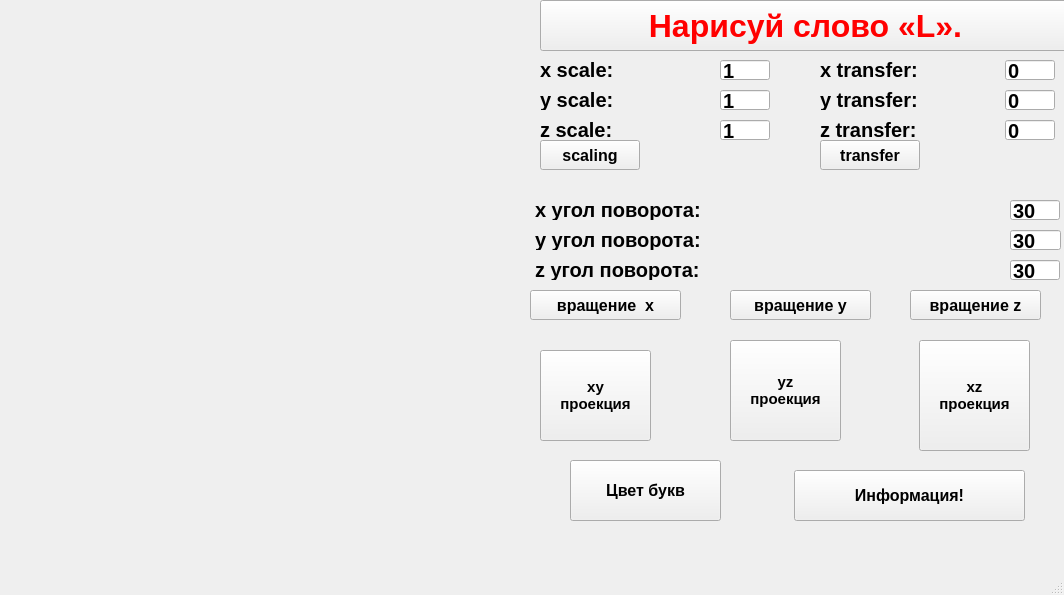
<?xml version="1.0" encoding="UTF-8"?>
<ui version="4.0">
 <class>MainWindow</class>
 <widget class="QMainWindow" name="MainWindow">
  <property name="geometry">
   <rect>
    <x>0</x>
    <y>0</y>
    <width>1064</width>
    <height>595</height>
   </rect>
  </property>
  <property name="windowTitle">
   <string>MainWindow</string>
  </property>
  <widget class="QWidget" name="centralwidget">
   <widget class="letter" name="widget" native="true">
    <property name="geometry">
     <rect>
      <x>10</x>
      <y>0</y>
      <width>511</width>
      <height>531</height>
     </rect>
    </property>
   </widget>
   <widget class="QPushButton" name="pushButton">
    <property name="geometry">
     <rect>
      <x>540</x>
      <y>350</y>
      <width>111</width>
      <height>91</height>
     </rect>
    </property>
    <property name="font">
     <font>
      <family>Arial</family>
      <pointsize>11</pointsize>
      <weight>75</weight>
      <bold>true</bold>
      <kerning>true</kerning>
     </font>
    </property>
    <property name="mouseTracking">
     <bool>false</bool>
    </property>
    <property name="tabletTracking">
     <bool>false</bool>
    </property>
    <property name="autoFillBackground">
     <bool>false</bool>
    </property>
    <property name="text">
     <string>xy
проекция</string>
    </property>
   </widget>
   <widget class="QPushButton" name="pushButton_2">
    <property name="geometry">
     <rect>
      <x>919</x>
      <y>340</y>
      <width>111</width>
      <height>111</height>
     </rect>
    </property>
    <property name="font">
     <font>
      <family>Arial</family>
      <pointsize>11</pointsize>
      <weight>75</weight>
      <bold>true</bold>
      <kerning>true</kerning>
     </font>
    </property>
    <property name="text">
     <string>xz
проекция</string>
    </property>
   </widget>
   <widget class="QPushButton" name="pushButton_3">
    <property name="geometry">
     <rect>
      <x>730</x>
      <y>340</y>
      <width>111</width>
      <height>101</height>
     </rect>
    </property>
    <property name="font">
     <font>
      <family>Arial</family>
      <pointsize>11</pointsize>
      <weight>75</weight>
      <bold>true</bold>
      <kerning>true</kerning>
     </font>
    </property>
    <property name="text">
     <string>yz
проекция</string>
    </property>
   </widget>
   <widget class="QPushButton" name="pushButton_4">
    <property name="geometry">
     <rect>
      <x>540</x>
      <y>140</y>
      <width>100</width>
      <height>30</height>
     </rect>
    </property>
    <property name="font">
     <font>
      <family>Arial</family>
      <pointsize>12</pointsize>
      <weight>75</weight>
      <bold>true</bold>
     </font>
    </property>
    <property name="text">
     <string>scaling</string>
    </property>
   </widget>
   <widget class="QPushButton" name="pushButton_5">
    <property name="geometry">
     <rect>
      <x>820</x>
      <y>140</y>
      <width>100</width>
      <height>30</height>
     </rect>
    </property>
    <property name="font">
     <font>
      <family>Arial</family>
      <pointsize>12</pointsize>
      <weight>75</weight>
      <bold>true</bold>
     </font>
    </property>
    <property name="text">
     <string>transfer</string>
    </property>
   </widget>
   <widget class="QPushButton" name="pushButton_6">
    <property name="geometry">
     <rect>
      <x>530</x>
      <y>290</y>
      <width>151</width>
      <height>30</height>
     </rect>
    </property>
    <property name="font">
     <font>
      <family>Arial</family>
      <pointsize>12</pointsize>
      <weight>75</weight>
      <bold>true</bold>
     </font>
    </property>
    <property name="text">
     <string>вращение  x</string>
    </property>
   </widget>
   <widget class="QPushButton" name="pushButton_8">
    <property name="geometry">
     <rect>
      <x>910</x>
      <y>290</y>
      <width>131</width>
      <height>30</height>
     </rect>
    </property>
    <property name="font">
     <font>
      <family>Arial</family>
      <pointsize>12</pointsize>
      <weight>75</weight>
      <bold>true</bold>
     </font>
    </property>
    <property name="text">
     <string>вращение z</string>
    </property>
   </widget>
   <widget class="QLabel" name="label">
    <property name="geometry">
     <rect>
      <x>540</x>
      <y>60</y>
      <width>200</width>
      <height>20</height>
     </rect>
    </property>
    <property name="font">
     <font>
      <pointsize>15</pointsize>
      <weight>75</weight>
      <bold>true</bold>
     </font>
    </property>
    <property name="text">
     <string>x scale:</string>
    </property>
   </widget>
   <widget class="QLineEdit" name="lineEdit">
    <property name="geometry">
     <rect>
      <x>720</x>
      <y>60</y>
      <width>50</width>
      <height>20</height>
     </rect>
    </property>
    <property name="font">
     <font>
      <pointsize>15</pointsize>
      <weight>75</weight>
      <bold>true</bold>
     </font>
    </property>
    <property name="text">
     <string>1</string>
    </property>
   </widget>
   <widget class="QLabel" name="label_2">
    <property name="geometry">
     <rect>
      <x>540</x>
      <y>90</y>
      <width>200</width>
      <height>20</height>
     </rect>
    </property>
    <property name="font">
     <font>
      <pointsize>15</pointsize>
      <weight>75</weight>
      <bold>true</bold>
     </font>
    </property>
    <property name="text">
     <string>y scale:</string>
    </property>
   </widget>
   <widget class="QLabel" name="label_3">
    <property name="geometry">
     <rect>
      <x>540</x>
      <y>120</y>
      <width>200</width>
      <height>20</height>
     </rect>
    </property>
    <property name="font">
     <font>
      <pointsize>15</pointsize>
      <weight>75</weight>
      <bold>true</bold>
     </font>
    </property>
    <property name="text">
     <string>z scale:</string>
    </property>
   </widget>
   <widget class="QLabel" name="label_7">
    <property name="geometry">
     <rect>
      <x>535</x>
      <y>200</y>
      <width>461</width>
      <height>20</height>
     </rect>
    </property>
    <property name="font">
     <font>
      <pointsize>15</pointsize>
      <weight>75</weight>
      <bold>true</bold>
     </font>
    </property>
    <property name="text">
     <string>х угол поворота:</string>
    </property>
   </widget>
   <widget class="QLabel" name="label_8">
    <property name="geometry">
     <rect>
      <x>535</x>
      <y>230</y>
      <width>371</width>
      <height>20</height>
     </rect>
    </property>
    <property name="font">
     <font>
      <pointsize>15</pointsize>
      <weight>75</weight>
      <bold>true</bold>
     </font>
    </property>
    <property name="text">
     <string>y угол поворота:</string>
    </property>
   </widget>
   <widget class="QLabel" name="label_9">
    <property name="geometry">
     <rect>
      <x>535</x>
      <y>260</y>
      <width>381</width>
      <height>20</height>
     </rect>
    </property>
    <property name="font">
     <font>
      <pointsize>15</pointsize>
      <weight>75</weight>
      <bold>true</bold>
     </font>
    </property>
    <property name="text">
     <string>z угол поворота:</string>
    </property>
   </widget>
   <widget class="QLineEdit" name="lineEdit_2">
    <property name="geometry">
     <rect>
      <x>720</x>
      <y>90</y>
      <width>50</width>
      <height>20</height>
     </rect>
    </property>
    <property name="font">
     <font>
      <pointsize>15</pointsize>
      <weight>75</weight>
      <bold>true</bold>
     </font>
    </property>
    <property name="text">
     <string>1</string>
    </property>
   </widget>
   <widget class="QLineEdit" name="lineEdit_3">
    <property name="geometry">
     <rect>
      <x>720</x>
      <y>120</y>
      <width>50</width>
      <height>20</height>
     </rect>
    </property>
    <property name="font">
     <font>
      <pointsize>15</pointsize>
      <weight>75</weight>
      <bold>true</bold>
     </font>
    </property>
    <property name="text">
     <string>1</string>
    </property>
   </widget>
   <widget class="QLineEdit" name="lineEdit_7">
    <property name="geometry">
     <rect>
      <x>1010</x>
      <y>200</y>
      <width>50</width>
      <height>20</height>
     </rect>
    </property>
    <property name="font">
     <font>
      <pointsize>15</pointsize>
      <weight>75</weight>
      <bold>true</bold>
     </font>
    </property>
    <property name="text">
     <string>30</string>
    </property>
   </widget>
   <widget class="QLineEdit" name="lineEdit_8">
    <property name="geometry">
     <rect>
      <x>1010</x>
      <y>230</y>
      <width>51</width>
      <height>20</height>
     </rect>
    </property>
    <property name="font">
     <font>
      <pointsize>15</pointsize>
      <weight>75</weight>
      <bold>true</bold>
     </font>
    </property>
    <property name="text">
     <string>30</string>
    </property>
   </widget>
   <widget class="QLineEdit" name="lineEdit_9">
    <property name="geometry">
     <rect>
      <x>1010</x>
      <y>260</y>
      <width>50</width>
      <height>20</height>
     </rect>
    </property>
    <property name="font">
     <font>
      <pointsize>15</pointsize>
      <weight>75</weight>
      <bold>true</bold>
     </font>
    </property>
    <property name="text">
     <string>30</string>
    </property>
   </widget>
   <widget class="QPushButton" name="pushButton_7">
    <property name="geometry">
     <rect>
      <x>730</x>
      <y>290</y>
      <width>141</width>
      <height>30</height>
     </rect>
    </property>
    <property name="font">
     <font>
      <family>Arial</family>
      <pointsize>12</pointsize>
      <weight>75</weight>
      <bold>true</bold>
     </font>
    </property>
    <property name="text">
     <string>вращение y</string>
    </property>
   </widget>
   <widget class="QLineEdit" name="lineEdit_6">
    <property name="geometry">
     <rect>
      <x>1005</x>
      <y>120</y>
      <width>50</width>
      <height>20</height>
     </rect>
    </property>
    <property name="font">
     <font>
      <pointsize>15</pointsize>
      <weight>75</weight>
      <bold>true</bold>
     </font>
    </property>
    <property name="text">
     <string>0</string>
    </property>
   </widget>
   <widget class="QLabel" name="label_6">
    <property name="geometry">
     <rect>
      <x>820</x>
      <y>120</y>
      <width>200</width>
      <height>20</height>
     </rect>
    </property>
    <property name="font">
     <font>
      <pointsize>15</pointsize>
      <weight>75</weight>
      <bold>true</bold>
     </font>
    </property>
    <property name="text">
     <string>z transfer:</string>
    </property>
   </widget>
   <widget class="QLabel" name="label_4">
    <property name="geometry">
     <rect>
      <x>820</x>
      <y>60</y>
      <width>200</width>
      <height>20</height>
     </rect>
    </property>
    <property name="font">
     <font>
      <pointsize>15</pointsize>
      <weight>75</weight>
      <bold>true</bold>
     </font>
    </property>
    <property name="text">
     <string>x transfer:</string>
    </property>
   </widget>
   <widget class="QLineEdit" name="lineEdit_4">
    <property name="geometry">
     <rect>
      <x>1005</x>
      <y>60</y>
      <width>50</width>
      <height>20</height>
     </rect>
    </property>
    <property name="font">
     <font>
      <pointsize>15</pointsize>
      <weight>75</weight>
      <bold>true</bold>
     </font>
    </property>
    <property name="text">
     <string>0</string>
    </property>
   </widget>
   <widget class="QLineEdit" name="lineEdit_5">
    <property name="geometry">
     <rect>
      <x>1005</x>
      <y>90</y>
      <width>50</width>
      <height>20</height>
     </rect>
    </property>
    <property name="font">
     <font>
      <pointsize>15</pointsize>
      <weight>75</weight>
      <bold>true</bold>
     </font>
    </property>
    <property name="text">
     <string>0</string>
    </property>
   </widget>
   <widget class="QLabel" name="label_5">
    <property name="geometry">
     <rect>
      <x>820</x>
      <y>90</y>
      <width>200</width>
      <height>20</height>
     </rect>
    </property>
    <property name="font">
     <font>
      <pointsize>15</pointsize>
      <weight>75</weight>
      <bold>true</bold>
     </font>
    </property>
    <property name="text">
     <string>y transfer:</string>
    </property>
   </widget>
   <widget class="QPushButton" name="pushButton_10">
    <property name="geometry">
     <rect>
      <x>570</x>
      <y>460</y>
      <width>151</width>
      <height>61</height>
     </rect>
    </property>
    <property name="font">
     <font>
      <family>Arial</family>
      <pointsize>12</pointsize>
      <weight>75</weight>
      <bold>true</bold>
     </font>
    </property>
    <property name="text">
     <string>Цвет букв</string>
    </property>
   </widget>
   <widget class="QPushButton" name="pushButton_11">
    <property name="geometry">
     <rect>
      <x>794</x>
      <y>470</y>
      <width>231</width>
      <height>51</height>
     </rect>
    </property>
    <property name="font">
     <font>
      <family>Arial</family>
      <pointsize>12</pointsize>
      <weight>75</weight>
      <bold>true</bold>
     </font>
    </property>
    <property name="text">
     <string>Информация!</string>
    </property>
   </widget>
   <widget class="QPushButton" name="pushButton_9">
    <property name="geometry">
     <rect>
      <x>540</x>
      <y>0</y>
      <width>531</width>
      <height>51</height>
     </rect>
    </property>
    <property name="palette">
     <palette>
      <active>
       <colorrole role="WindowText">
        <brush brushstyle="SolidPattern">
         <color alpha="255">
          <red>255</red>
          <green>170</green>
          <blue>0</blue>
         </color>
        </brush>
       </colorrole>
       <colorrole role="Text">
        <brush brushstyle="SolidPattern">
         <color alpha="255">
          <red>255</red>
          <green>0</green>
          <blue>0</blue>
         </color>
        </brush>
       </colorrole>
       <colorrole role="ButtonText">
        <brush brushstyle="SolidPattern">
         <color alpha="255">
          <red>255</red>
          <green>0</green>
          <blue>0</blue>
         </color>
        </brush>
       </colorrole>
      </active>
      <inactive>
       <colorrole role="WindowText">
        <brush brushstyle="SolidPattern">
         <color alpha="255">
          <red>255</red>
          <green>170</green>
          <blue>0</blue>
         </color>
        </brush>
       </colorrole>
       <colorrole role="Text">
        <brush brushstyle="SolidPattern">
         <color alpha="255">
          <red>255</red>
          <green>0</green>
          <blue>0</blue>
         </color>
        </brush>
       </colorrole>
       <colorrole role="ButtonText">
        <brush brushstyle="SolidPattern">
         <color alpha="255">
          <red>255</red>
          <green>0</green>
          <blue>0</blue>
         </color>
        </brush>
       </colorrole>
      </inactive>
      <disabled>
       <colorrole role="WindowText">
        <brush brushstyle="SolidPattern">
         <color alpha="255">
          <red>120</red>
          <green>120</green>
          <blue>120</blue>
         </color>
        </brush>
       </colorrole>
       <colorrole role="Text">
        <brush brushstyle="SolidPattern">
         <color alpha="255">
          <red>120</red>
          <green>120</green>
          <blue>120</blue>
         </color>
        </brush>
       </colorrole>
       <colorrole role="ButtonText">
        <brush brushstyle="SolidPattern">
         <color alpha="255">
          <red>120</red>
          <green>120</green>
          <blue>120</blue>
         </color>
        </brush>
       </colorrole>
      </disabled>
     </palette>
    </property>
    <property name="font">
     <font>
      <family>Arial</family>
      <pointsize>24</pointsize>
      <weight>75</weight>
      <bold>true</bold>
     </font>
    </property>
    <property name="text">
     <string>Нарисуй слово «L».</string>
    </property>
   </widget>
  </widget>
  <widget class="QMenuBar" name="menubar">
   <property name="geometry">
    <rect>
     <x>0</x>
     <y>0</y>
     <width>1064</width>
     <height>26</height>
    </rect>
   </property>
  </widget>
  <widget class="QStatusBar" name="statusbar"/>
 </widget>
 <customwidgets>
  <customwidget>
   <class>letter</class>
   <extends>QWidget</extends>
   <header>letter.h</header>
   <container>1</container>
  </customwidget>
 </customwidgets>
 <resources/>
 <connections/>
</ui>
